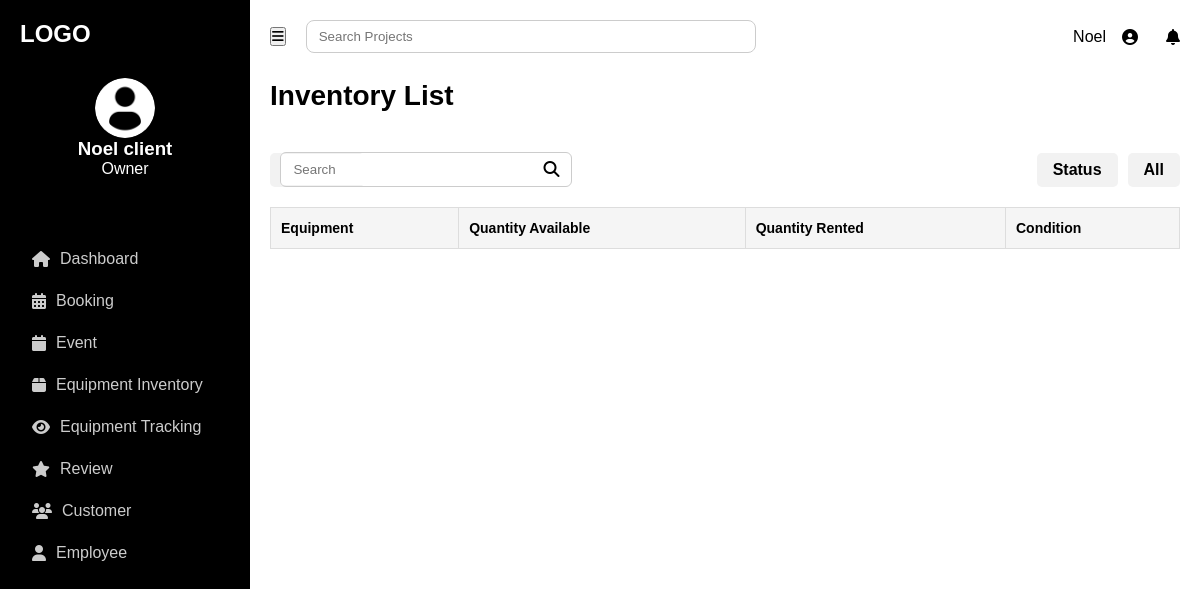
The app's page /accounts/equipment/ (signed in), older data.
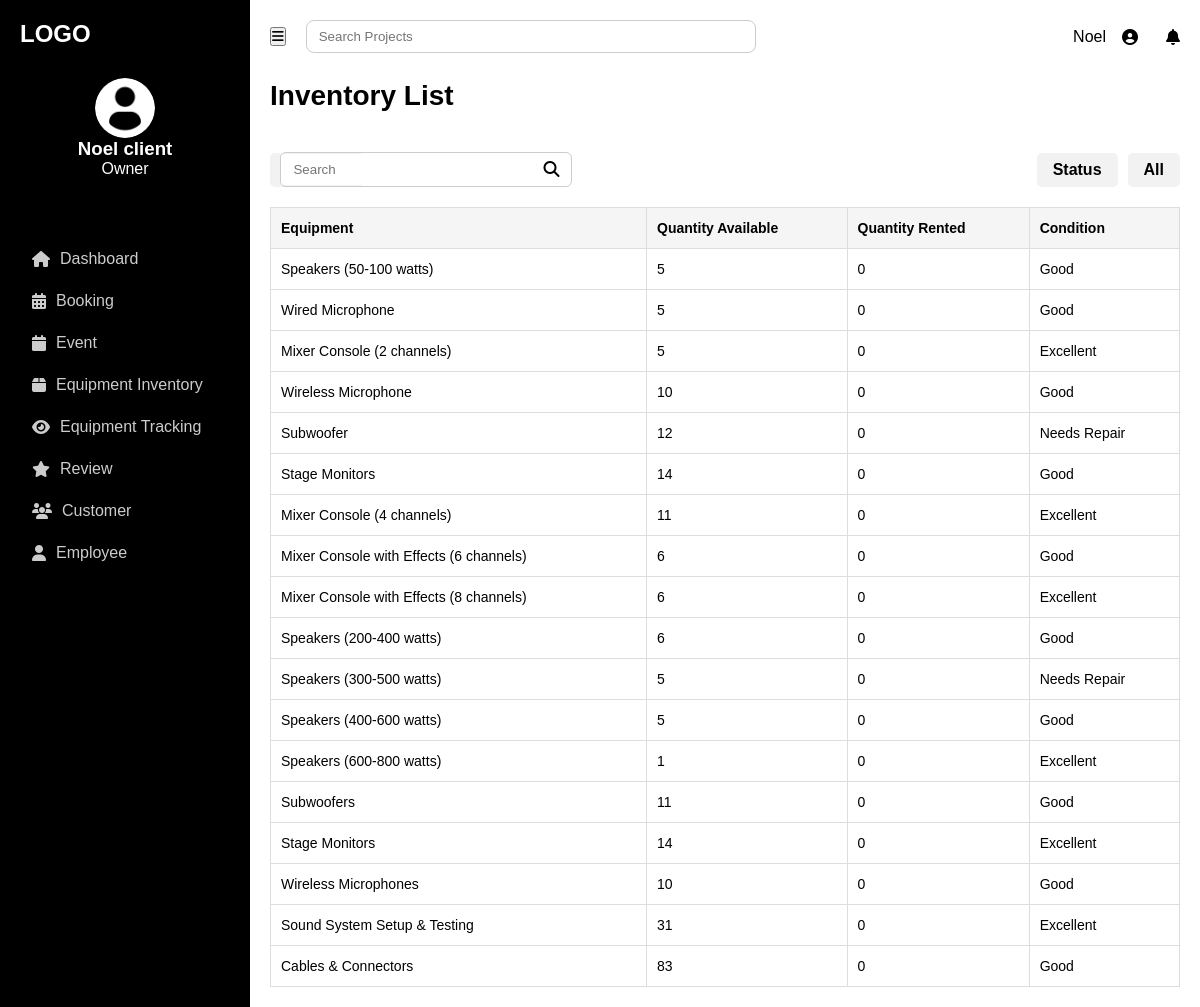
The same page, newer data.
### accounts/models.py (models this page shows, shortened)
class Equipment(models.Model):
    name = models.CharField(max_length=200)
    quantity_available = models.IntegerField(default=0)
    quantity_rented = models.IntegerField(default=0)
    condition = models.CharField(max_length=100, choices=[
        ('Good', 'Good'),
        ('Needs Repair', 'Needs Repair'),
        ('Excellent', 'Excellent'),
    ], default='Good')
    status = models.CharField(max_length=50, choices=[
        ('Available', 'Available'),
        ('Rented', 'Rented'),
        ('Under Maintenance', 'Under Maintenance'),
    ], default='Available')  # This ensures this field is present in your model
    last_checked_out_date = models.DateField(null=True, blank=True)
    current_location = models.CharField(max_length=255, blank=True, null=True)

### accounts/views.py (the view)
    def wrapper(request, *args, **kwargs):
        if not request.user.is_authenticated:
            print("User is not authenticated.")  # Debugging line
            return redirect("login")
        if not request.user.is_staff and not request.user.is_superuser:
            print(f"User {request.user.username} does not have admin privileges.")  # Debugging line
            raise PermissionDenied  # User is denied access
        return view_func(request, *args, **kwargs)

### accounts/views.py (called while the page is built)
def admin_only(view_func):
    def wrapper(request, *args, **kwargs):
        if not request.user.is_authenticated:
            print("User is not authenticated.")  # Debugging line
            return redirect("login")
        if not request.user.is_staff and not request.user.is_superuser:
            print(f"User {request.user.username} does not have admin privileges.")  # Debugging line
            raise PermissionDenied  # User is denied access
        return view_func(request, *args, **kwargs)
    return wrapper

@login_required
@admin_only
def equipment(request):
    equipment_list = Equipment.objects.all()
    return render(request, 'client/equipment.html', {'equipment_list': equipment_list})

### accounts/templates/client/equipment.html (shortened to what this page needs)
{% extends 'client-base.html' %}
{% block content %}
    <div class="inventory-header">
      <h1>Inventory List</h1>
      <div class="filters">
        <div class="filter-item">
          <div class="stock-status">In Stock</div>
        </div>
        <div class="filter-item">
          <div class="search-box">
            <input type="text" placeholder="Search" />
            <button><i class="fa fa-search"></i></button>
          </div>
        </div>
        <div class="filter-item">
          <div class="status-btn">Status</div>
          <div class="status-btn">All</div>
        </div>
      </div>
    </div>
   <table class="inventory-table">
  <thead>
    <tr>
      <th>Equipment</th>
      <th>Quantity Available</th>
      <th>Quantity Rented</th>
      <th>Condition</th>
    </tr>
  </thead>
  <tbody>
    {% for equipment in equipment_list %}
    <tr>
      <td>{{ equipment.name }}</td>
      <td>{{ equipment.quantity_available }}</td>
      <td>{{ equipment.quantity_rented }}</td>
      <td>{{ equipment.condition }}</td>
    </tr>
    {% endfor %}
  </tbody>
</table>
  </div>
{% endblock %}

Row changes from the older to the newer data that the page shows:
added Equipment: name "Speakers (50-100 watts)", quantity_available "5", quantity_rented "0", condition "Good"
added Equipment: name "Wired Microphone", quantity_available "5", quantity_rented "0", condition "Good"
added Equipment: name "Mixer Console (2 channels)", quantity_available "5", quantity_rented "0", condition "Excellent"
added Equipment: name "Wireless Microphone", quantity_available "10", quantity_rented "0", condition "Good"
added Equipment: name "Subwoofer", quantity_available "12", quantity_rented "0", condition "Needs Repair"
added Equipment: name "Stage Monitors", quantity_available "14", quantity_rented "0", condition "Good"
added Equipment: name "Mixer Console (4 channels)", quantity_available "11", quantity_rented "0", condition "Excellent"
added Equipment: name "Mixer Console with Effects (6 channels)", quantity_available "6", quantity_rented "0", condition "Good"
added Equipment: name "Mixer Console with Effects (8 channels)", quantity_available "6", quantity_rented "0", condition "Excellent"
added Equipment: name "Speakers (200-400 watts)", quantity_available "6", quantity_rented "0", condition "Good"
added Equipment: name "Speakers (300-500 watts)", quantity_available "5", quantity_rented "0", condition "Needs Repair"
added Equipment: name "Speakers (400-600 watts)", quantity_available "5", quantity_rented "0", condition "Good"
added Equipment: name "Speakers (600-800 watts)", quantity_available "1", quantity_rented "0", condition "Excellent"
added Equipment: name "Subwoofers", quantity_available "11", quantity_rented "0", condition "Good"
added Equipment: name "Stage Monitors", quantity_available "14", quantity_rented "0", condition "Excellent"
added Equipment: name "Wireless Microphones", quantity_available "10", quantity_rented "0", condition "Good"
added Equipment: name "Sound System Setup & Testing", quantity_available "31", quantity_rented "0", condition "Excellent"
added Equipment: name "Cables & Connectors", quantity_available "83", quantity_rented "0", condition "Good"
